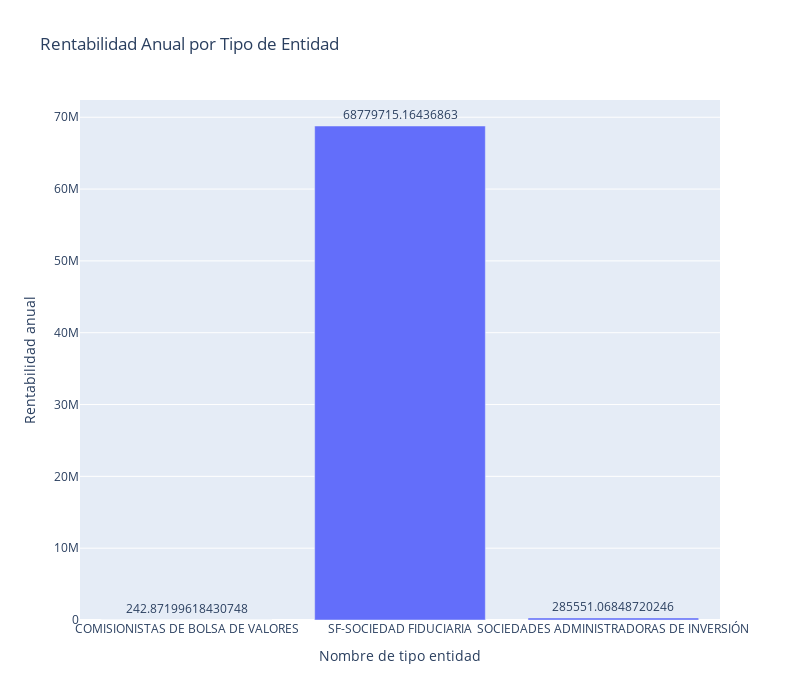

Notebook source saved alongside this figure:
### Markdown cell above
Grafica de barras ver la rentabilidad anual acorde al tipo de entidad

### Code cell
resultado = df_FondosInversion_colectiva.groupby('NOMBRE_TIPO_ENTIDAD')['RENTABILIDAD_ANUAL'].mean().reset_index()


# Crear el gráfico de barras y mostrar la frecuencia encima de cada barra
fig = px.bar(x=resultado['NOMBRE_TIPO_ENTIDAD'], 
             y=resultado['RENTABILIDAD_ANUAL'],
             labels={'x':'Nombre de tipo entidad', 'y':'Rentabilidad anual'},
             title='Rentabilidad Anual por Tipo de Entidad',
             text=resultado['RENTABILIDAD_ANUAL']  # Mostrar la frecuencia encima de las barras
            )

fig.update_layout(height=700, width=800)

# Ajustar el formato del texto encima de las barras
fig.update_traces(textposition='outside')  # Colocar las etiquetas fuera de las barras

# Mostrar gráfico
fig.show()

### Figure 1 — Plotly figure (JSON) as saved in the notebook; plotly's stock layout.template omitted (floating-point values rounded to 4 significant figures)
{"data": [{"alignmentgroup": "True", "hovertemplate": "Nombre de tipo entidad=%{x}<br>Rentabilidad anual=%{y}<br>text=%{text}<extra></extra>", "legendgroup": "", "marker": {"color": "#636efa", "pattern": {"shape": ""}}, "name": "", "offsetgroup": "", "orientation": "v", "showlegend": false, "text": [242.9, 68780000.0, 285600.0], "textposition": "outside", "type": "bar", "x": ["COMISIONISTAS DE BOLSA DE VALORES", "SF-SOCIEDAD FIDUCIARIA", "SOCIEDADES ADMINISTRADORAS DE INVERSIÓN"], "xaxis": "x", "y": [242.9, 68780000.0, 285600.0], "yaxis": "y"}], "layout": {"barmode": "relative", "height": 700, "legend": {"tracegroupgap": 0}, "title": {"text": "Rentabilidad Anual por Tipo de Entidad"}, "width": 800, "xaxis": {"anchor": "y", "domain": [0, 1], "title": {"text": "Nombre de tipo entidad"}}, "yaxis": {"anchor": "x", "domain": [0, 1], "title": {"text": "Rentabilidad anual"}}}}
